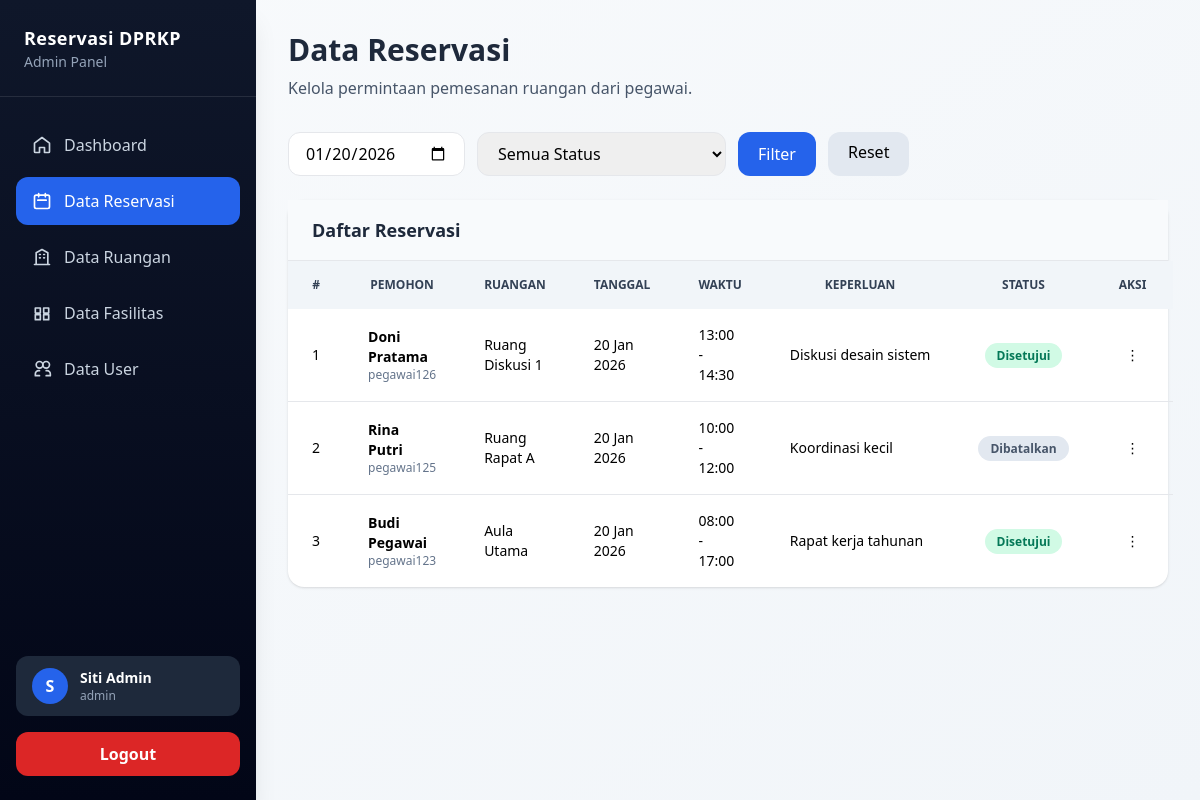
Before: /admin/reservation/index.php?tanggal=2026-01-20 (signed in) with the older database file.
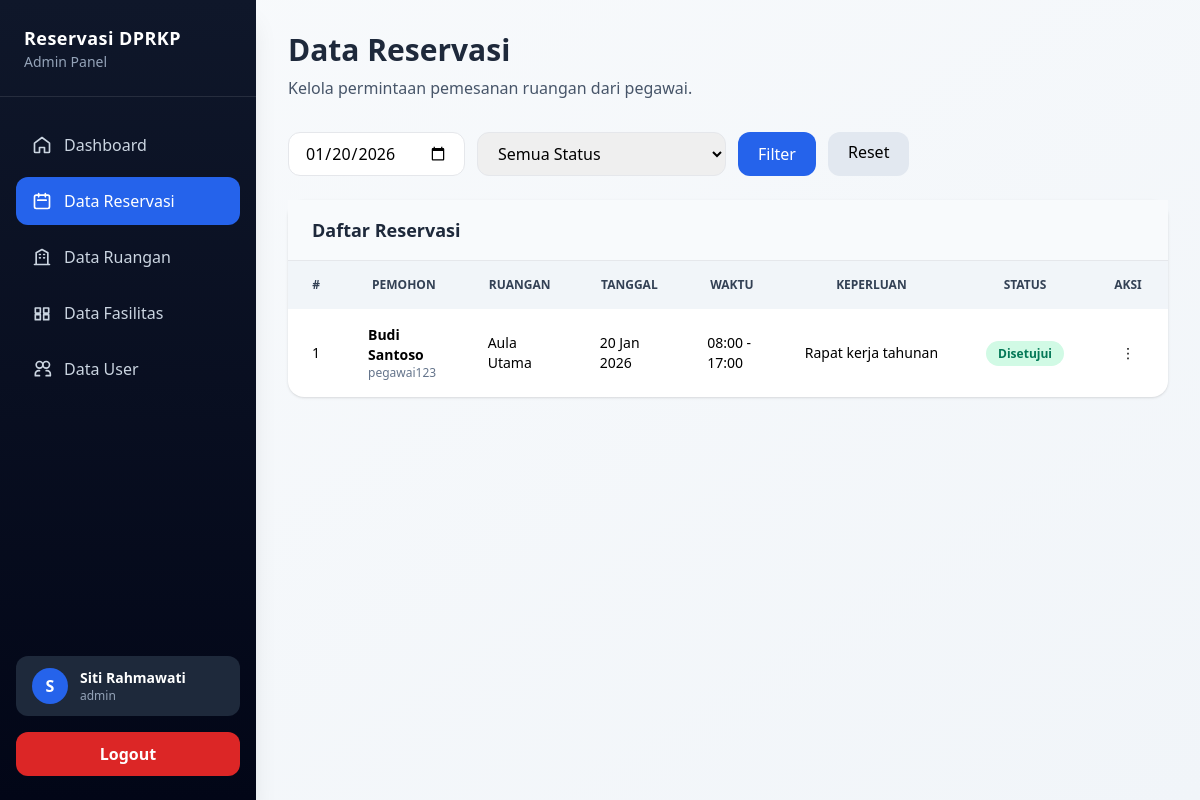
After: the same page with the newer database file.
### tables this page shows
CREATE TABLE reservasi (
  id INT UNSIGNED AUTO_INCREMENT PRIMARY KEY,
  user_id INT UNSIGNED NOT NULL,
  ruangan_id INT UNSIGNED NOT NULL,
  tanggal DATE NOT NULL,
  jam_mulai TIME NOT NULL,
  jam_selesai TIME NOT NULL,
  keperluan TEXT NOT NULL,
  jumlah_peserta INT,
  status ENUM(
    'Menunggu Admin',
    'Menunggu Kepala Bagian',
    'Disetujui',
    'Ditolak',
    'Dibatalkan'
  ) DEFAULT 'Menunggu Admin',
  alasan_tolak TEXT,
  created_at TIMESTAMP DEFAULT CURRENT_TIMESTAMP,
  FOREIGN KEY (user_id) REFERENCES users(id),
  FOREIGN KEY (ruangan_id) REFERENCES ruangan(id)
);

CREATE TABLE users (
  id INT UNSIGNED AUTO_INCREMENT PRIMARY KEY,
  nip VARCHAR(50) NOT NULL UNIQUE,
  nama VARCHAR(100) NOT NULL,
  password VARCHAR(255) NOT NULL,
  role ENUM('pegawai','admin','kepala_bagian') NOT NULL,
  created_at TIMESTAMP DEFAULT CURRENT_TIMESTAMP
);

CREATE TABLE ruangan (
  id INT UNSIGNED AUTO_INCREMENT PRIMARY KEY,
  nama_ruangan VARCHAR(100) NOT NULL UNIQUE,
  kapasitas INT NOT NULL,
  status ENUM('Aktif','Nonaktif','Perawatan') DEFAULT 'Aktif',
  created_at TIMESTAMP DEFAULT CURRENT_TIMESTAMP
);

### includes/base-url.php (called while the page is built)
<?php
$baseUrl = '/reservasi_dprkp';

### admin/reservation/index.php (the view, shortened to what this page needs)
<?php
include '../../config/koneksi.php';
$tanggal = $_GET['tanggal'] ?? '';
$where = [];
if ($tanggal !== '') {
  $tanggal = mysqli_real_escape_string($koneksi, $tanggal);
  $where[] = "r.tanggal = '$tanggal'";
}
$whereSql = '';
if (!empty($where)) {
  $whereSql = 'WHERE ' . implode(' AND ', $where);
}
$query = mysqli_query($koneksi, "
  SELECT
    r.*,
    u.nama AS nama_user,
    u.nip,
    ru.nama_ruangan
  FROM reservasi r
  JOIN users u ON r.user_id = u.id
  JOIN ruangan ru ON r.ruangan_id = ru.id
  $whereSql
  ORDER BY r.tanggal DESC, r.jam_mulai DESC
");
?>
<!DOCTYPE html>
<html lang="id">
<head>
  <script src="https://cdn.tailwindcss.com"></script>
</head>
<body class="bg-gradient-to-br from-slate-50 to-slate-100 min-h-screen">
  <?php include '../../includes/layouts/sidebar.php'; ?>
  <div class="main-content p-4 sm:p-6 lg:p-8">
    <div class="mb-8">
      <h1 class="text-3xl font-bold text-slate-800 mb-2">Data Reservasi</h1>
      <p class="text-slate-600">
        Kelola permintaan pemesanan ruangan dari pegawai.
      </p>
    </div>
    <form method="GET" class="flex flex-wrap gap-3 mb-6">
      <input
        type="date"
        name="tanggal"
        value="<?= htmlspecialchars($_GET['tanggal'] ?? '') ?>"
        class="border rounded-xl px-4 py-2">
      <select name="status" class="border rounded-xl px-4 py-2">
        <option value="">Semua Status</option>
      </select>
      <button
        class="px-5 py-2 bg-blue-600 hover:bg-blue-700 text-white rounded-xl">
        Filter
      </button>
      <?php if (!empty($_GET)): ?>
        <a href="index.php"
          class="px-5 py-2 bg-slate-200 hover:bg-slate-300 rounded-xl">
          Reset
        </a>
      <?php endif; ?>
    </form>
    <div class="bg-white rounded-2xl shadow overflow-visible">
      <div class="px-6 py-4 bg-slate-50 border-b">
        <h2 class="text-lg font-semibold text-slate-800">Daftar Reservasi</h2>
      </div>
      <table class="min-w-full text-sm">
        <thead class="bg-slate-100 text-slate-700 uppercase text-xs">
          <tr>
            <th class="px-6 py-4 text-center w-14">#</th>
            <th class="px-6 py-4">Pemohon</th>
            <th class="px-6 py-4">Ruangan</th>
            <th class="px-6 py-4">Tanggal</th>
            <th class="px-6 py-4">Waktu</th>
            <th class="px-6 py-4">Keperluan</th>
            <th class="px-6 py-4 text-center">Status</th>
            <th class="px-6 py-4 text-center w-20">Aksi</th>
          </tr>
        </thead>
        <tbody class="divide-y">
          <?php if (mysqli_num_rows($query) > 0): ?>
            <?php $no = 1; ?>
            <?php while ($row = mysqli_fetch_assoc($query)): ?>
              <?php
              $statusClass = match ($row['status']) {
                'Disetujui' => 'bg-emerald-100 text-emerald-700',
                'Menunggu Admin' => 'bg-amber-100 text-amber-700',
                'Menunggu Kepala Bagian' => 'bg-sky-100 text-sky-700',
                'Ditolak' => 'bg-red-100 text-red-700',
                'Dibatalkan' => 'bg-slate-200 text-slate-600',
                default => 'bg-slate-100 text-slate-600'
              };
              ?>
              <tr class="hover:bg-slate-50 transition">
                <td class="px-6 py-4 text-center"><?= $no++; ?></td>
                <td class="px-6 py-4">
                  <p class="font-semibold"><?= htmlspecialchars($row['nama_user']); ?></p>
                  <p class="text-xs text-slate-500"><?= $row['nip']; ?></p>
                </td>
                <td class="px-6 py-4"><?= htmlspecialchars($row['nama_ruangan']); ?></td>
                <td class="px-6 py-4">
                  <?= date('d M Y', strtotime($row['tanggal'])); ?>
                </td>
                <td class="px-6 py-4">
                  <?= substr($row['jam_mulai'], 0, 5); ?> -
                  <?= substr($row['jam_selesai'], 0, 5); ?>
                </td>
                <td class="px-6 py-4 max-w-xs truncate">
                  <?= htmlspecialchars($row['keperluan']); ?>
                </td>
                <td class="px-6 py-4 text-center">
                  <span class="px-3 py-1 rounded-full text-xs font-semibold <?= $statusClass; ?>">
                    <?= $row['status']; ?>
                  </span>
                </td>
                <td class="px-6 py-4 text-center relative" x-data="{ open:false }">
                  <button @click="open=!open"
                    class="w-8 h-8 rounded-lg hover:bg-slate-200">
                    ⋮
                  </button>
                </td>
              </tr>
            <?php endwhile; ?>
          <?php endif; ?>
        </tbody>
      </table>
    </div>
  </div>
</body>
</html>

### includes/layouts/sidebar.php (shortened to what this page needs)
<?php
require_once __DIR__ . '/../base-url.php';
$nama = $_SESSION['nama'] ?? 'User';
$role = $_SESSION['role'] ?? 'pegawai';
$currentUri = $_SERVER['REQUEST_URI'];
function active($path, $currentUri)
{
  return str_contains($currentUri, $path)
    ? 'bg-blue-600 text-white'
    : 'text-slate-300 hover:bg-slate-800 hover:text-white';
}
?>
<script src="https://cdn.tailwindcss.com"></script>
<aside class="fixed left-0 top-0 h-screen w-64 bg-gradient-to-b from-slate-900 to-slate-950 text-white shadow-xl">
  <div class="px-6 py-6 border-b border-white/10">
    <h1 class="text-lg font-bold tracking-wide">Reservasi DPRKP</h1>
    <p class="text-sm text-slate-400"><?= ucwords(str_replace('_', ' ', $role)); ?> Panel</p>
  </div>
  <nav class="px-4 py-6 space-y-2">
    <a href="<?= $baseUrl ?>/<?= $role ?>/dashboard.php"
      class="flex items-center gap-3 px-4 py-3 rounded-xl transition <?= active('/dashboard.php', $currentUri); ?>">
      <svg class="w-5 h-5" fill="none" stroke="currentColor" stroke-width="2" viewBox="0 0 24 24">
        <path stroke-linecap="round" stroke-linejoin="round"
          d="M3 9.75L12 3l9 6.75V20a1 1 0 01-1 1h-5v-6H9v6H4a1 1 0 01-1-1z" />
      </svg>
      <span>Dashboard</span>
    </a>
    <?php if ($role === 'admin'): ?>
      <a href="<?= $baseUrl ?>/admin/reservation/index.php"
        class="flex items-center gap-3 px-4 py-3 rounded-xl transition <?= active('/admin/reservation', $currentUri); ?>">
        <svg class="w-5 h-5" fill="none" stroke="currentColor" stroke-width="2" viewBox="0 0 24 24">
          <path stroke-linecap="round" stroke-linejoin="round"
            d="M8 7V3m8 4V3m-9 8h10M5 21h14a2 2 0 002-2V7a2 2 0 00-2-2H5a2 2 0 00-2 2v12a2 2 0 002 2z" />
        </svg>
        <span>Data Reservasi</span>
      </a>
      <a href="<?= $baseUrl ?>/admin/room/index.php"
        class="flex items-center gap-3 px-4 py-3 rounded-xl transition <?= active('/admin/room', $currentUri); ?>">
        <svg class="w-5 h-5" fill="none" stroke="currentColor" stroke-width="2" viewBox="0 0 24 24">
          <path stroke-linecap="round" stroke-linejoin="round"
            d="M3 21h18M5 21V7l7-4 7 4v14M9 9h1m-1 4h1m4-4h1m-1 4h1" />
        </svg>
        <span>Data Ruangan</span>
      </a>
      <a href="<?= $baseUrl ?>/admin/facility/index.php"
        class="flex items-center gap-3 px-4 py-3 rounded-xl transition <?= active('/admin/facility', $currentUri); ?>">
        <svg class="w-5 h-5" fill="none" stroke="currentColor" stroke-width="2" viewBox="0 0 24 24">
          <path stroke-linecap="round" stroke-linejoin="round"
            d="M4 6h6v6H4zM14 6h6v6h-6zM4 14h6v6H4zM14 14h6v6h-6z" />
        </svg>
        <span>Data Fasilitas</span>
      </a>
      <a href="<?= $baseUrl ?>/admin/users.php"
        class="flex items-center gap-3 px-4 py-3 rounded-xl transition <?= active('/admin/users', $currentUri); ?>">
        <svg class="w-5 h-5" fill="none" stroke="currentColor" stroke-width="2" viewBox="0 0 24 24">
          <path stroke-linecap="round" stroke-linejoin="round"
            d="M17 20h5v-2a4 4 0 00-4-4h-1M9 20H4v-2a4 4 0 014-4h1" />
          <circle cx="9" cy="7" r="4" />
          <circle cx="17" cy="7" r="4" />
        </svg>
        <span>Data User</span>
      </a>
    <?php endif; ?>
  </nav>
  <div class="absolute bottom-0 w-full px-4 pb-6">
    <div class="flex items-center gap-3 px-4 py-3 mb-4 bg-slate-800 rounded-xl">
      <div class="h-9 w-9 flex items-center justify-center rounded-full bg-blue-600 font-bold">
        <?= strtoupper(substr($nama, 0, 1)); ?>
      </div>
      <div>
        <p class="text-sm font-semibold"><?= $nama; ?></p>
        <p class="text-xs text-slate-400"><?= $role; ?></p>
      </div>
    </div>
    <a href="<?= $baseUrl ?>/logout.php"
      class="block text-center bg-red-600 hover:bg-red-700 transition text-white py-2.5 rounded-xl font-semibold">
      Logout
    </a>
  </div>
</aside>

### includes/layouts/sidebar.php (style rules this page uses)
.main-content { margin-left: 16rem; }

Changed rows visible on the page:
removed reservasi: user.nama "Doni Pratama", user.nip "pegawai126", ruangan.nama_ruangan "Ruang Diskusi 1", tanggal "20 Jan 2026", jam_mulai "13:00", jam_selesai "14:30", keperluan "Diskusi desain sistem", status "Disetujui"
removed reservasi: user.nama "Rina Putri", user.nip "pegawai125", ruangan.nama_ruangan "Ruang Rapat A", tanggal "20 Jan 2026", jam_mulai "10:00", jam_selesai "12:00", keperluan "Koordinasi kecil", status "Dibatalkan"
removed reservasi: user.nama "Budi Pegawai", user.nip "pegawai123", ruangan.nama_ruangan "Aula Utama", tanggal "20 Jan 2026", jam_mulai "08:00", jam_selesai "17:00", keperluan "Rapat kerja tahunan", status "Disetujui"
now on this page (row edited): reservasi: user.nama "Budi Santoso", user.nip "pegawai123", ruangan.nama_ruangan "Aula Utama", tanggal "20 Jan 2026", jam_mulai "08:00", jam_selesai "17:00", keperluan "Rapat kerja tahunan", status "Disetujui"
Other visible differences:
$nama: "Siti Admin" → "Siti Rahmawati"
